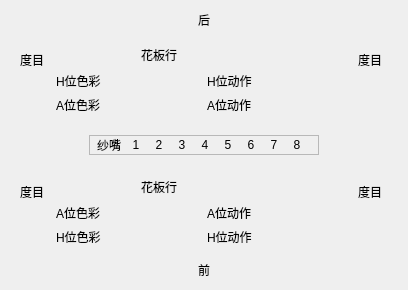
<?xml version="1.0" encoding="UTF-8"?>
<ui version="4.0">
 <class>FormHead</class>
 <widget class="QWidget" name="FormHead">
  <property name="geometry">
   <rect>
    <x>0</x>
    <y>0</y>
    <width>408</width>
    <height>290</height>
   </rect>
  </property>
  <property name="windowTitle">
   <string>Form</string>
  </property>
  <layout class="QVBoxLayout" name="verticalLayout_7">
   <item>
    <widget class="QMdLabel" name="label_57">
     <property name="sizePolicy">
      <sizepolicy hsizetype="Preferred" vsizetype="Maximum">
       <horstretch>0</horstretch>
       <verstretch>0</verstretch>
      </sizepolicy>
     </property>
     <property name="layoutDirection">
      <enum>Qt::LeftToRight</enum>
     </property>
     <property name="text">
      <string>后</string>
     </property>
     <property name="textFormat">
      <enum>Qt::PlainText</enum>
     </property>
     <property name="alignment">
      <set>Qt::AlignCenter</set>
     </property>
    </widget>
   </item>
   <item>
    <widget class="QFrame" name="frame">
     <property name="layoutDirection">
      <enum>Qt::LeftToRight</enum>
     </property>
     <layout class="QHBoxLayout" name="horizontalLayout_5">
      <item>
       <layout class="QVBoxLayout" name="verticalLayout_3">
        <item>
         <widget class="QLabel" name="label_9">
          <property name="sizePolicy">
           <sizepolicy hsizetype="Maximum" vsizetype="Preferred">
            <horstretch>0</horstretch>
            <verstretch>0</verstretch>
           </sizepolicy>
          </property>
          <property name="text">
           <string>度目</string>
          </property>
         </widget>
        </item>
        <item>
         <widget class="QLabel" name="label_dmz_hz">
          <property name="sizePolicy">
           <sizepolicy hsizetype="Maximum" vsizetype="Preferred">
            <horstretch>0</horstretch>
            <verstretch>0</verstretch>
           </sizepolicy>
          </property>
          <property name="minimumSize">
           <size>
            <width>30</width>
            <height>0</height>
           </size>
          </property>
          <property name="maximumSize">
           <size>
            <width>30</width>
            <height>16777215</height>
           </size>
          </property>
          <property name="text">
           <string/>
          </property>
          <property name="alignment">
           <set>Qt::AlignCenter</set>
          </property>
         </widget>
        </item>
       </layout>
      </item>
      <item>
       <layout class="QVBoxLayout" name="verticalLayout">
        <item>
         <layout class="QHBoxLayout" name="horizontalLayout_2">
          <item>
           <spacer name="horizontalSpacer_5">
            <property name="orientation">
             <enum>Qt::Horizontal</enum>
            </property>
            <property name="sizeHint" stdset="0">
             <size>
              <width>40</width>
              <height>20</height>
             </size>
            </property>
           </spacer>
          </item>
          <item>
           <widget class="QLabel" name="label_21">
            <property name="sizePolicy">
             <sizepolicy hsizetype="Fixed" vsizetype="Preferred">
              <horstretch>0</horstretch>
              <verstretch>0</verstretch>
             </sizepolicy>
            </property>
            <property name="text">
             <string>花板行</string>
            </property>
           </widget>
          </item>
          <item>
           <widget class="QMdLabel" name="label_hbhh">
            <property name="sizePolicy">
             <sizepolicy hsizetype="Expanding" vsizetype="Expanding">
              <horstretch>0</horstretch>
              <verstretch>0</verstretch>
             </sizepolicy>
            </property>
            <property name="minimumSize">
             <size>
              <width>40</width>
              <height>0</height>
             </size>
            </property>
            <property name="text">
             <string/>
            </property>
           </widget>
          </item>
          <item>
           <spacer name="horizontalSpacer_6">
            <property name="orientation">
             <enum>Qt::Horizontal</enum>
            </property>
            <property name="sizeHint" stdset="0">
             <size>
              <width>40</width>
              <height>20</height>
             </size>
            </property>
           </spacer>
          </item>
         </layout>
        </item>
        <item>
         <layout class="QGridLayout" name="gridLayout_4">
          <item row="1" column="0">
           <widget class="QLabel" name="label_25">
            <property name="sizePolicy">
             <sizepolicy hsizetype="Fixed" vsizetype="Preferred">
              <horstretch>0</horstretch>
              <verstretch>0</verstretch>
             </sizepolicy>
            </property>
            <property name="text">
             <string>H位色彩</string>
            </property>
           </widget>
          </item>
          <item row="1" column="2">
           <widget class="QLabel" name="label_51">
            <property name="sizePolicy">
             <sizepolicy hsizetype="Fixed" vsizetype="Preferred">
              <horstretch>0</horstretch>
              <verstretch>0</verstretch>
             </sizepolicy>
            </property>
            <property name="text">
             <string>H位动作</string>
            </property>
           </widget>
          </item>
          <item row="2" column="0">
           <widget class="QLabel" name="label_49">
            <property name="sizePolicy">
             <sizepolicy hsizetype="Fixed" vsizetype="Preferred">
              <horstretch>0</horstretch>
              <verstretch>0</verstretch>
             </sizepolicy>
            </property>
            <property name="text">
             <string>A位色彩</string>
            </property>
           </widget>
          </item>
          <item row="2" column="2">
           <widget class="QLabel" name="label_50">
            <property name="sizePolicy">
             <sizepolicy hsizetype="Fixed" vsizetype="Preferred">
              <horstretch>0</horstretch>
              <verstretch>0</verstretch>
             </sizepolicy>
            </property>
            <property name="text">
             <string>A位动作</string>
            </property>
           </widget>
          </item>
          <item row="1" column="1">
           <widget class="QLabel" name="label_hwsch">
            <property name="sizePolicy">
             <sizepolicy hsizetype="Expanding" vsizetype="Expanding">
              <horstretch>0</horstretch>
              <verstretch>0</verstretch>
             </sizepolicy>
            </property>
            <property name="minimumSize">
             <size>
              <width>70</width>
              <height>0</height>
             </size>
            </property>
            <property name="text">
             <string/>
            </property>
           </widget>
          </item>
          <item row="2" column="1">
           <widget class="QLabel" name="label_awsch">
            <property name="sizePolicy">
             <sizepolicy hsizetype="Expanding" vsizetype="Expanding">
              <horstretch>0</horstretch>
              <verstretch>0</verstretch>
             </sizepolicy>
            </property>
            <property name="minimumSize">
             <size>
              <width>70</width>
              <height>0</height>
             </size>
            </property>
            <property name="text">
             <string/>
            </property>
           </widget>
          </item>
          <item row="2" column="3">
           <widget class="QMdLabel" name="label_awdzh">
            <property name="sizePolicy">
             <sizepolicy hsizetype="Expanding" vsizetype="Preferred">
              <horstretch>0</horstretch>
              <verstretch>0</verstretch>
             </sizepolicy>
            </property>
            <property name="minimumSize">
             <size>
              <width>70</width>
              <height>0</height>
             </size>
            </property>
           </widget>
          </item>
          <item row="1" column="3">
           <widget class="QMdLabel" name="label_hwdzh">
            <property name="sizePolicy">
             <sizepolicy hsizetype="Expanding" vsizetype="Preferred">
              <horstretch>0</horstretch>
              <verstretch>0</verstretch>
             </sizepolicy>
            </property>
            <property name="minimumSize">
             <size>
              <width>70</width>
              <height>0</height>
             </size>
            </property>
           </widget>
          </item>
         </layout>
        </item>
       </layout>
      </item>
      <item>
       <layout class="QVBoxLayout" name="verticalLayout_2">
        <item>
         <widget class="QLabel" name="label_12">
          <property name="sizePolicy">
           <sizepolicy hsizetype="Maximum" vsizetype="Preferred">
            <horstretch>0</horstretch>
            <verstretch>0</verstretch>
           </sizepolicy>
          </property>
          <property name="text">
           <string>度目</string>
          </property>
         </widget>
        </item>
        <item>
         <widget class="QLabel" name="label_dmz_hy">
          <property name="sizePolicy">
           <sizepolicy hsizetype="Maximum" vsizetype="Preferred">
            <horstretch>0</horstretch>
            <verstretch>0</verstretch>
           </sizepolicy>
          </property>
          <property name="minimumSize">
           <size>
            <width>30</width>
            <height>0</height>
           </size>
          </property>
          <property name="maximumSize">
           <size>
            <width>30</width>
            <height>16777215</height>
           </size>
          </property>
          <property name="text">
           <string/>
          </property>
          <property name="alignment">
           <set>Qt::AlignCenter</set>
          </property>
         </widget>
        </item>
       </layout>
      </item>
     </layout>
    </widget>
   </item>
   <item>
    <layout class="QHBoxLayout" name="horizontalLayout">
     <item>
      <spacer name="horizontalSpacer">
       <property name="orientation">
        <enum>Qt::Horizontal</enum>
       </property>
       <property name="sizeType">
        <enum>QSizePolicy::Preferred</enum>
       </property>
       <property name="sizeHint" stdset="0">
        <size>
         <width>40</width>
         <height>20</height>
        </size>
       </property>
      </spacer>
     </item>
     <item>
      <widget class="QLabel" name="label_left">
       <property name="sizePolicy">
        <sizepolicy hsizetype="Maximum" vsizetype="Preferred">
         <horstretch>0</horstretch>
         <verstretch>0</verstretch>
        </sizepolicy>
       </property>
       <property name="minimumSize">
        <size>
         <width>32</width>
         <height>32</height>
        </size>
       </property>
       <property name="maximumSize">
        <size>
         <width>32</width>
         <height>32</height>
        </size>
       </property>
       <property name="text">
        <string/>
       </property>
      </widget>
     </item>
     <item>
      <widget class="QFrame" name="frame_3">
       <property name="sizePolicy">
        <sizepolicy hsizetype="Preferred" vsizetype="Maximum">
         <horstretch>0</horstretch>
         <verstretch>0</verstretch>
        </sizepolicy>
       </property>
       <property name="frameShape">
        <enum>QFrame::StyledPanel</enum>
       </property>
       <property name="frameShadow">
        <enum>QFrame::Raised</enum>
       </property>
       <layout class="QGridLayout" name="gridLayout_10">
        <property name="sizeConstraint">
         <enum>QLayout::SetDefaultConstraint</enum>
        </property>
        <property name="margin">
         <number>0</number>
        </property>
        <property name="spacing">
         <number>0</number>
        </property>
        <item row="0" column="1">
         <widget class="QMdLabel" name="label_67">
          <property name="sizePolicy">
           <sizepolicy hsizetype="Fixed" vsizetype="Preferred">
            <horstretch>0</horstretch>
            <verstretch>0</verstretch>
           </sizepolicy>
          </property>
          <property name="text">
           <string>纱嘴</string>
          </property>
         </widget>
        </item>
        <item row="0" column="2">
         <widget class="QLabel" name="label_sz1">
          <property name="minimumSize">
           <size>
            <width>16</width>
            <height>16</height>
           </size>
          </property>
          <property name="maximumSize">
           <size>
            <width>16</width>
            <height>16</height>
           </size>
          </property>
          <property name="text">
           <string>1</string>
          </property>
          <property name="alignment">
           <set>Qt::AlignCenter</set>
          </property>
         </widget>
        </item>
        <item row="0" column="3">
         <widget class="QLabel" name="label_sz2">
          <property name="minimumSize">
           <size>
            <width>16</width>
            <height>16</height>
           </size>
          </property>
          <property name="maximumSize">
           <size>
            <width>16</width>
            <height>16</height>
           </size>
          </property>
          <property name="text">
           <string>2</string>
          </property>
          <property name="alignment">
           <set>Qt::AlignCenter</set>
          </property>
         </widget>
        </item>
        <item row="0" column="4">
         <widget class="QLabel" name="label_sz3">
          <property name="minimumSize">
           <size>
            <width>16</width>
            <height>16</height>
           </size>
          </property>
          <property name="maximumSize">
           <size>
            <width>16</width>
            <height>16</height>
           </size>
          </property>
          <property name="text">
           <string>3</string>
          </property>
          <property name="alignment">
           <set>Qt::AlignCenter</set>
          </property>
         </widget>
        </item>
        <item row="0" column="5">
         <widget class="QLabel" name="label_sz4">
          <property name="minimumSize">
           <size>
            <width>16</width>
            <height>16</height>
           </size>
          </property>
          <property name="maximumSize">
           <size>
            <width>16</width>
            <height>16</height>
           </size>
          </property>
          <property name="text">
           <string>4</string>
          </property>
          <property name="alignment">
           <set>Qt::AlignCenter</set>
          </property>
         </widget>
        </item>
        <item row="0" column="6">
         <widget class="QLabel" name="label_sz5">
          <property name="minimumSize">
           <size>
            <width>16</width>
            <height>16</height>
           </size>
          </property>
          <property name="maximumSize">
           <size>
            <width>16</width>
            <height>16</height>
           </size>
          </property>
          <property name="text">
           <string>5</string>
          </property>
          <property name="alignment">
           <set>Qt::AlignCenter</set>
          </property>
         </widget>
        </item>
        <item row="0" column="7">
         <widget class="QLabel" name="label_sz6">
          <property name="minimumSize">
           <size>
            <width>16</width>
            <height>16</height>
           </size>
          </property>
          <property name="maximumSize">
           <size>
            <width>16</width>
            <height>16</height>
           </size>
          </property>
          <property name="text">
           <string>6</string>
          </property>
          <property name="alignment">
           <set>Qt::AlignCenter</set>
          </property>
         </widget>
        </item>
        <item row="0" column="8">
         <widget class="QLabel" name="label_sz7">
          <property name="minimumSize">
           <size>
            <width>16</width>
            <height>16</height>
           </size>
          </property>
          <property name="maximumSize">
           <size>
            <width>16</width>
            <height>16</height>
           </size>
          </property>
          <property name="text">
           <string>7</string>
          </property>
          <property name="alignment">
           <set>Qt::AlignCenter</set>
          </property>
         </widget>
        </item>
        <item row="0" column="9">
         <widget class="QLabel" name="label_sz8">
          <property name="minimumSize">
           <size>
            <width>16</width>
            <height>16</height>
           </size>
          </property>
          <property name="maximumSize">
           <size>
            <width>16</width>
            <height>16</height>
           </size>
          </property>
          <property name="text">
           <string>8</string>
          </property>
          <property name="alignment">
           <set>Qt::AlignCenter</set>
          </property>
         </widget>
        </item>
       </layout>
      </widget>
     </item>
     <item>
      <widget class="QLabel" name="label_right">
       <property name="sizePolicy">
        <sizepolicy hsizetype="Maximum" vsizetype="Preferred">
         <horstretch>0</horstretch>
         <verstretch>0</verstretch>
        </sizepolicy>
       </property>
       <property name="minimumSize">
        <size>
         <width>32</width>
         <height>32</height>
        </size>
       </property>
       <property name="maximumSize">
        <size>
         <width>32</width>
         <height>32</height>
        </size>
       </property>
       <property name="text">
        <string/>
       </property>
      </widget>
     </item>
     <item>
      <spacer name="horizontalSpacer_2">
       <property name="orientation">
        <enum>Qt::Horizontal</enum>
       </property>
       <property name="sizeType">
        <enum>QSizePolicy::Preferred</enum>
       </property>
       <property name="sizeHint" stdset="0">
        <size>
         <width>40</width>
         <height>20</height>
        </size>
       </property>
      </spacer>
     </item>
    </layout>
   </item>
   <item>
    <widget class="QFrame" name="frame_2">
     <property name="layoutDirection">
      <enum>Qt::LeftToRight</enum>
     </property>
     <layout class="QHBoxLayout" name="horizontalLayout_4">
      <item>
       <layout class="QVBoxLayout" name="verticalLayout_5">
        <item>
         <widget class="QLabel" name="label_15">
          <property name="sizePolicy">
           <sizepolicy hsizetype="Maximum" vsizetype="Preferred">
            <horstretch>0</horstretch>
            <verstretch>0</verstretch>
           </sizepolicy>
          </property>
          <property name="text">
           <string>度目</string>
          </property>
         </widget>
        </item>
        <item>
         <widget class="QLabel" name="label_dmz_qz">
          <property name="sizePolicy">
           <sizepolicy hsizetype="Maximum" vsizetype="Preferred">
            <horstretch>0</horstretch>
            <verstretch>0</verstretch>
           </sizepolicy>
          </property>
          <property name="minimumSize">
           <size>
            <width>30</width>
            <height>0</height>
           </size>
          </property>
          <property name="maximumSize">
           <size>
            <width>30</width>
            <height>16777215</height>
           </size>
          </property>
          <property name="text">
           <string/>
          </property>
          <property name="alignment">
           <set>Qt::AlignCenter</set>
          </property>
         </widget>
        </item>
       </layout>
      </item>
      <item>
       <layout class="QVBoxLayout" name="verticalLayout_4">
        <item>
         <layout class="QHBoxLayout" name="horizontalLayout_6">
          <item>
           <spacer name="horizontalSpacer_4">
            <property name="orientation">
             <enum>Qt::Horizontal</enum>
            </property>
            <property name="sizeHint" stdset="0">
             <size>
              <width>40</width>
              <height>20</height>
             </size>
            </property>
           </spacer>
          </item>
          <item>
           <widget class="QLabel" name="label_52">
            <property name="sizePolicy">
             <sizepolicy hsizetype="Fixed" vsizetype="Preferred">
              <horstretch>0</horstretch>
              <verstretch>0</verstretch>
             </sizepolicy>
            </property>
            <property name="text">
             <string>花板行</string>
            </property>
           </widget>
          </item>
          <item>
           <widget class="QLabel" name="label_hbhq">
            <property name="sizePolicy">
             <sizepolicy hsizetype="Expanding" vsizetype="Expanding">
              <horstretch>0</horstretch>
              <verstretch>0</verstretch>
             </sizepolicy>
            </property>
            <property name="minimumSize">
             <size>
              <width>40</width>
              <height>0</height>
             </size>
            </property>
            <property name="text">
             <string/>
            </property>
           </widget>
          </item>
          <item>
           <spacer name="horizontalSpacer_3">
            <property name="orientation">
             <enum>Qt::Horizontal</enum>
            </property>
            <property name="sizeHint" stdset="0">
             <size>
              <width>40</width>
              <height>20</height>
             </size>
            </property>
           </spacer>
          </item>
         </layout>
        </item>
        <item>
         <layout class="QGridLayout" name="gridLayout_6">
          <item row="1" column="0">
           <widget class="QLabel" name="label_55">
            <property name="sizePolicy">
             <sizepolicy hsizetype="Fixed" vsizetype="Preferred">
              <horstretch>0</horstretch>
              <verstretch>0</verstretch>
             </sizepolicy>
            </property>
            <property name="text">
             <string>A位色彩</string>
            </property>
           </widget>
          </item>
          <item row="1" column="1">
           <widget class="QLabel" name="label_awscq">
            <property name="sizePolicy">
             <sizepolicy hsizetype="Expanding" vsizetype="Expanding">
              <horstretch>0</horstretch>
              <verstretch>0</verstretch>
             </sizepolicy>
            </property>
            <property name="text">
             <string/>
            </property>
           </widget>
          </item>
          <item row="1" column="2">
           <widget class="QLabel" name="label_56">
            <property name="sizePolicy">
             <sizepolicy hsizetype="Fixed" vsizetype="Preferred">
              <horstretch>0</horstretch>
              <verstretch>0</verstretch>
             </sizepolicy>
            </property>
            <property name="text">
             <string>A位动作</string>
            </property>
           </widget>
          </item>
          <item row="1" column="3">
           <widget class="QLabel" name="label_awdzq">
            <property name="sizePolicy">
             <sizepolicy hsizetype="Expanding" vsizetype="Preferred">
              <horstretch>0</horstretch>
              <verstretch>0</verstretch>
             </sizepolicy>
            </property>
            <property name="text">
             <string/>
            </property>
           </widget>
          </item>
          <item row="2" column="0">
           <widget class="QLabel" name="label_53">
            <property name="sizePolicy">
             <sizepolicy hsizetype="Fixed" vsizetype="Preferred">
              <horstretch>0</horstretch>
              <verstretch>0</verstretch>
             </sizepolicy>
            </property>
            <property name="text">
             <string>H位色彩</string>
            </property>
           </widget>
          </item>
          <item row="2" column="1">
           <widget class="QLabel" name="label_hwscq">
            <property name="sizePolicy">
             <sizepolicy hsizetype="Expanding" vsizetype="Expanding">
              <horstretch>0</horstretch>
              <verstretch>0</verstretch>
             </sizepolicy>
            </property>
            <property name="text">
             <string/>
            </property>
           </widget>
          </item>
          <item row="2" column="2">
           <widget class="QLabel" name="label_54">
            <property name="sizePolicy">
             <sizepolicy hsizetype="Fixed" vsizetype="Preferred">
              <horstretch>0</horstretch>
              <verstretch>0</verstretch>
             </sizepolicy>
            </property>
            <property name="text">
             <string>H位动作</string>
            </property>
           </widget>
          </item>
          <item row="2" column="3">
           <widget class="QLabel" name="label_hwdzq">
            <property name="sizePolicy">
             <sizepolicy hsizetype="Expanding" vsizetype="Preferred">
              <horstretch>0</horstretch>
              <verstretch>0</verstretch>
             </sizepolicy>
            </property>
            <property name="text">
             <string/>
            </property>
           </widget>
          </item>
         </layout>
        </item>
       </layout>
      </item>
      <item>
       <layout class="QVBoxLayout" name="verticalLayout_6">
        <item>
         <widget class="QLabel" name="label_20">
          <property name="sizePolicy">
           <sizepolicy hsizetype="Fixed" vsizetype="Preferred">
            <horstretch>0</horstretch>
            <verstretch>0</verstretch>
           </sizepolicy>
          </property>
          <property name="text">
           <string>度目</string>
          </property>
         </widget>
        </item>
        <item>
         <widget class="QLabel" name="label_dmz_qy">
          <property name="sizePolicy">
           <sizepolicy hsizetype="Maximum" vsizetype="Preferred">
            <horstretch>0</horstretch>
            <verstretch>0</verstretch>
           </sizepolicy>
          </property>
          <property name="minimumSize">
           <size>
            <width>30</width>
            <height>0</height>
           </size>
          </property>
          <property name="maximumSize">
           <size>
            <width>30</width>
            <height>16777215</height>
           </size>
          </property>
          <property name="text">
           <string/>
          </property>
          <property name="alignment">
           <set>Qt::AlignCenter</set>
          </property>
         </widget>
        </item>
       </layout>
      </item>
     </layout>
    </widget>
   </item>
   <item>
    <widget class="QMdLabel" name="label_58">
     <property name="sizePolicy">
      <sizepolicy hsizetype="Expanding" vsizetype="Maximum">
       <horstretch>0</horstretch>
       <verstretch>0</verstretch>
      </sizepolicy>
     </property>
     <property name="text">
      <string>前</string>
     </property>
     <property name="alignment">
      <set>Qt::AlignCenter</set>
     </property>
    </widget>
   </item>
  </layout>
 </widget>
 <customwidgets>
  <customwidget>
   <class>QMdLabel</class>
   <extends>QLabel</extends>
   <header>mdLabel/qmdlabel.h</header>
  </customwidget>
 </customwidgets>
 <resources/>
 <connections/>
</ui>
